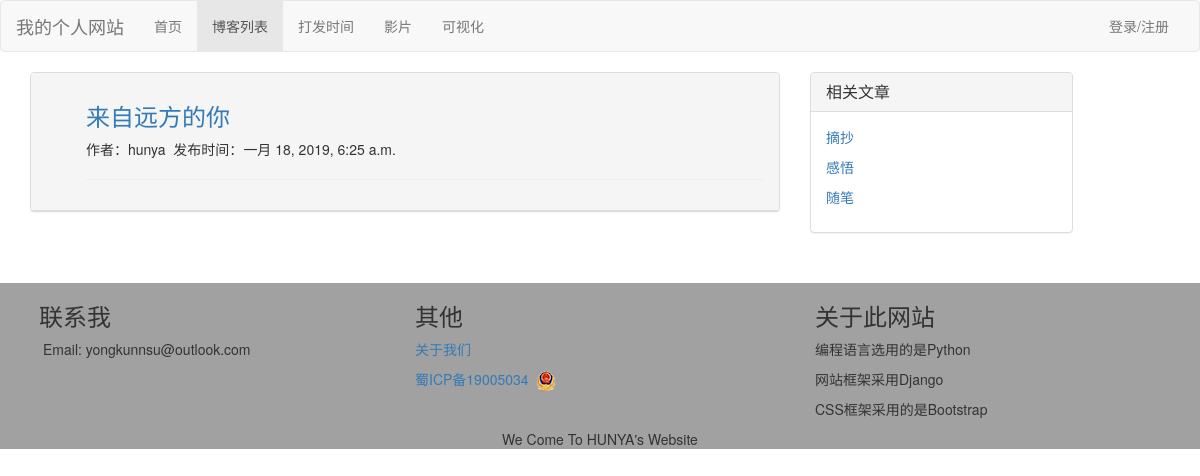
/list/b/1, run on an earlier commit of the app's database.
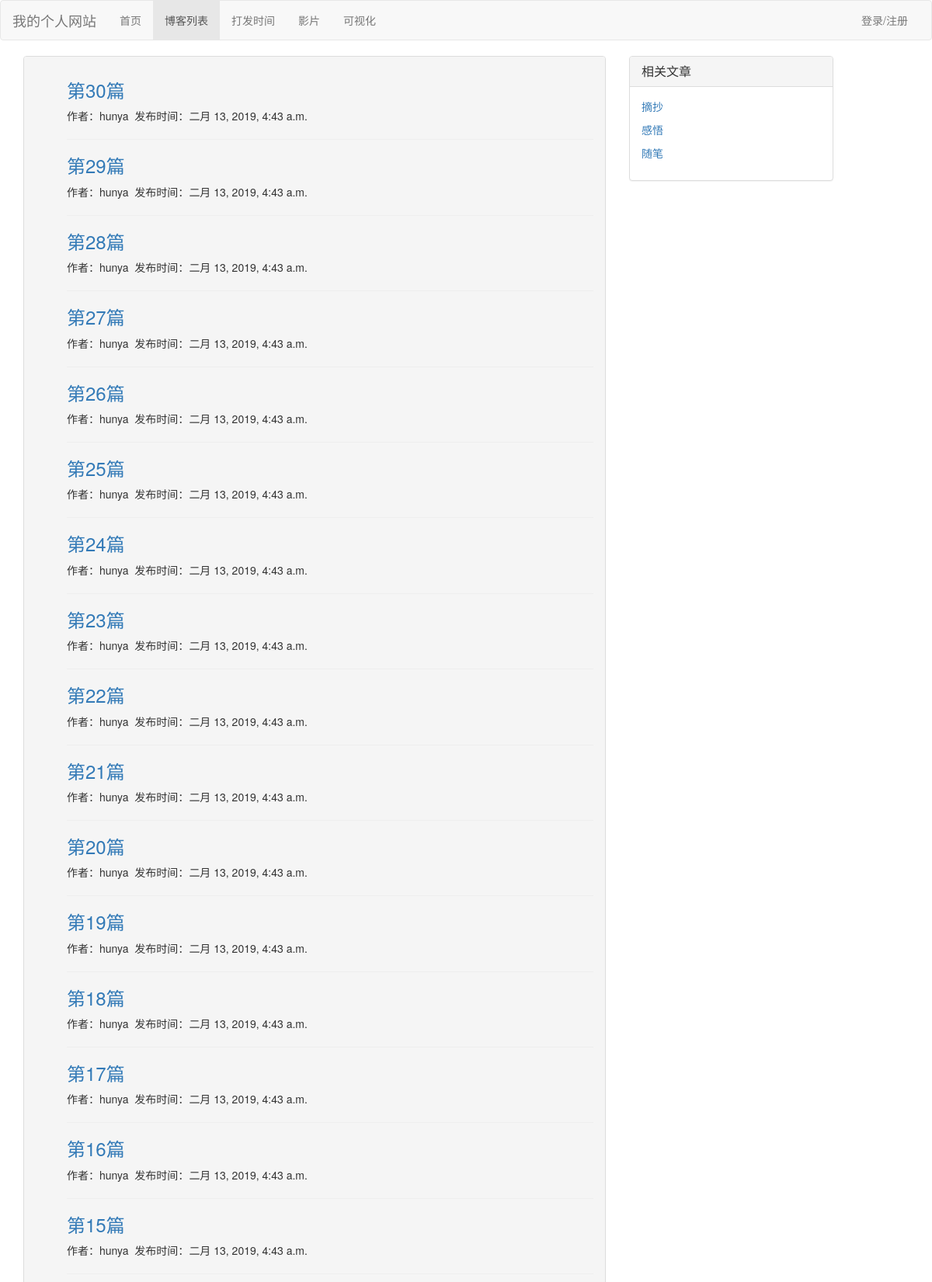
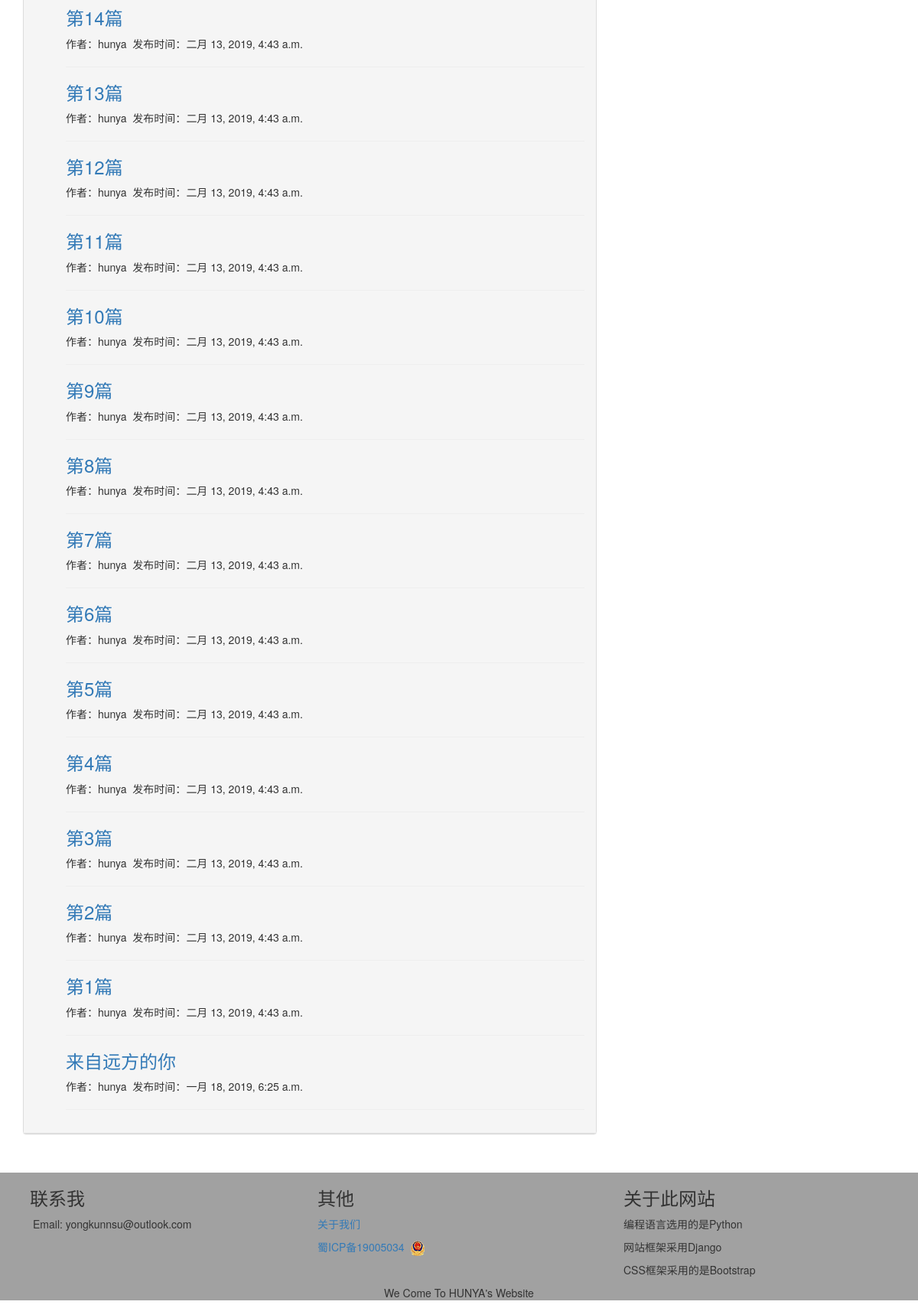
And on a later commit of the database (2 pictures, top to bottom).
### blog/models.py (models this page shows, shortened)
class Blog(models.Model):
    title = models.CharField(max_length=50)
    blog_type = models.ForeignKey(BlogType, on_delete=models.DO_NOTHING)
    content = RichTextUploadingField()
    author = models.ForeignKey(User, on_delete=models.DO_NOTHING)
    created_time = models.DateTimeField(auto_now_add=True)
    read_num = models.IntegerField(default=0)
    last_updated_time = models.DateTimeField(auto_now=True)
    class Meta:
        ordering = ['-created_time']

class BlogType(models.Model):
    type_name = models.CharField(max_length=15)
    def __str__(self):
        return self.type_name

### blog/views.py (the view)
# urls.py: path('b/<int:blog_type_pk>', views.blogs_with_type, name='blog_type_pk'),
def blogs_with_type(request, blog_type_pk):
    context = {}
    blog_type = get_object_or_404(BlogType, pk=blog_type_pk)
    context['b'] = Blog.objects.filter(blog_type=blog_type)
    context['blog_type'] = blog_type
    context['blog_ty'] = BlogType.objects.all()
    return render(request, 'type_file.html', context)

### blog/templates/type_file.html (shortened to what this page needs)
{% extends 'all_onr.html' %}
{% block body %}
    <div class="container">
        <div class="row">
            <div class="col-xs-11 col-sm-7 col-md-8">
                    <div class="panel panel-default">
                        <div class="panel-heading">
                            <ul>
                                {% for i in b %}
                                    <p>
                                    <h3><a href="http://localhost:8000/list/{{ i.pk }}">{{ i.title }}</a></h3>
                                    <p>作者：{{ i.author }}&nbsp;&nbsp;发布时间：{{ i.created_time }}</p>
                                    </p>
                                    <hr>
                                {% empty %}
                                    <p> &nbsp;</p>
                                    <p class="text-center">暂无文章,敬请期待......</p>
                                {% endfor %}
                            </ul>
                        </div>
                </div>
            </div>
            <div class="hidden-xs col-xs-0 col-sm-4 col-md-3">
                <div class="panel panel-default">
                    <div class="panel-heading">
                        <h3 class="panel-title">相关文章</h3>
                    </div>
                    <div class="panel-body">
                         {% for i in blog_ty %}
                            <p><a href="{% url 'blog_type_pk' i.pk %}">{{ i }}</a></p>
                        {% empty %}
                            <p>暂无文章</p>
                        {% endfor %}
                    </div>
                </div>
            </div>
        </div>
    </div>
{% endblock %}
{% block low_bar %}
    <div class="row-o" style="background-color: #a1a1a1;margin-top: 30px;">
{% endblock %}

### templates/all_onr.html (shortened to what this page needs)
<!DOCTYPE html>
<html lang="zh-CN">
<head>
    <link rel="stylesheet" href="/static/boot3/css/bootstrap.min.css">
    <link rel="stylesheet" href="/static/boot3/js/bootstrap.min.js">
</head>
<body>
<div class="navbar navbar-default" role="navigation">
    <div class="container-fluid">
        <div class="navbar-header">
            <a class="navbar-brand" href="{% url 'home' %}">我的个人网站</a>
        </div>
        <div id="navbar" class="navbar-collapse collapse">
            <ul class="nav navbar-nav">
                {% block boy %}
                    <li><a href="{% url 'list' %}">首页</a></li>
                    <li class="active"><a href="{% url 'list' %}">博客列表 </a></li>
                    <li><a href="{% url 'game' %}">打发时间</a></li>
                    <li><a href="{% url 'move' %}" target="_blank">影片</a></li>
                    <li><a href="{% url 'bar' %}">可视化</a></li>
                    </ul>
                    {% if user.is_authenticated %}
                        <ul class="nav navbar-nav navbar-right">
                        <li>
                            <a href="#">个人信息</a>
                        </li>
                    {% else %}
                        <ul class="nav navbar-nav navbar-right">
                        <li>
                            <a href="{% url 'login' %}?from={{ request.get_full_path }}">登录/注册</a>
                        </li>
                    {% endif %}
                {% endblock %}
                </ul>
        </div>
    </div>
</div>
{% block body %}
{% endblock %}
{% block low_bar %}{% endblock %}
<div class="col-xs-6 col-sm-4 col-md-4 col-lg-4">
    <h3 style="margin-left: 1em">联系我</h3>
    <p style="margin-left: 2em">Email: yongkunnsu@outlook.com</p>
</div>
<div class="col-xs-6 col-sm-4 col-md-4 col-lg-4">
    <h3>其他</h3>
    <p><a href="{% url 'about' %}" style="text-decoration:none;">关于我们</a></p>
    <p>
        <a href="http://www.miitbeian.gov.cn/" style="text-decoration:none;">蜀ICP备19005034&nbsp;
            <img alt="" src="/media/upload/beiantubiao.png" style="height:20px; width:20px"/></a>
    </p>
</div>
<div class="hidden-xs col-xs-0 col-sm-4 col-md-4 col-lg-4">
    <h3>关于此网站</h3>
    <p>编程语言选用的是Python</p>
    <p>网站框架采用Django</p>
    <p>CSS框架采用的是Bootstrap</p>
</div>
<p class="text-center" style="margin-top: 10px;">
    We Come To HUNYA's Website
</p>
</div>
</body>
</html>

What changed in the data, as far as the page shows it:
added Blog: title "第30篇", author "hunya", created_time "二月 13, 2019, 4:43 a.m."
added Blog: title "第29篇", author "hunya", created_time "二月 13, 2019, 4:43 a.m."
added Blog: title "第28篇", author "hunya", created_time "二月 13, 2019, 4:43 a.m."
added Blog: title "第27篇", author "hunya", created_time "二月 13, 2019, 4:43 a.m."
added Blog: title "第26篇", author "hunya", created_time "二月 13, 2019, 4:43 a.m."
added Blog: title "第25篇", author "hunya", created_time "二月 13, 2019, 4:43 a.m."
added Blog: title "第24篇", author "hunya", created_time "二月 13, 2019, 4:43 a.m."
added Blog: title "第23篇", author "hunya", created_time "二月 13, 2019, 4:43 a.m."
added Blog: title "第22篇", author "hunya", created_time "二月 13, 2019, 4:43 a.m."
added Blog: title "第21篇", author "hunya", created_time "二月 13, 2019, 4:43 a.m."
added Blog: title "第20篇", author "hunya", created_time "二月 13, 2019, 4:43 a.m."
added Blog: title "第19篇", author "hunya", created_time "二月 13, 2019, 4:43 a.m."
added Blog: title "第18篇", author "hunya", created_time "二月 13, 2019, 4:43 a.m."
added Blog: title "第17篇", author "hunya", created_time "二月 13, 2019, 4:43 a.m."
added Blog: title "第16篇", author "hunya", created_time "二月 13, 2019, 4:43 a.m."
added Blog: title "第15篇", author "hunya", created_time "二月 13, 2019, 4:43 a.m."
added Blog: title "第14篇", author "hunya", created_time "二月 13, 2019, 4:43 a.m."
added Blog: title "第13篇", author "hunya", created_time "二月 13, 2019, 4:43 a.m."
added Blog: title "第12篇", author "hunya", created_time "二月 13, 2019, 4:43 a.m."
added Blog: title "第11篇", author "hunya", created_time "二月 13, 2019, 4:43 a.m."
added Blog: title "第10篇", author "hunya", created_time "二月 13, 2019, 4:43 a.m."
added Blog: title "第9篇", author "hunya", created_time "二月 13, 2019, 4:43 a.m."
added Blog: title "第8篇", author "hunya", created_time "二月 13, 2019, 4:43 a.m."
added Blog: title "第7篇", author "hunya", created_time "二月 13, 2019, 4:43 a.m."
added Blog: title "第6篇", author "hunya", created_time "二月 13, 2019, 4:43 a.m."
added Blog: title "第5篇", author "hunya", created_time "二月 13, 2019, 4:43 a.m."
added Blog: title "第4篇", author "hunya", created_time "二月 13, 2019, 4:43 a.m."
added Blog: title "第3篇", author "hunya", created_time "二月 13, 2019, 4:43 a.m."
added Blog: title "第2篇", author "hunya", created_time "二月 13, 2019, 4:43 a.m."
added Blog: title "第1篇", author "hunya", created_time "二月 13, 2019, 4:43 a.m."
